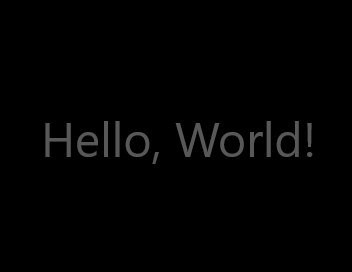
#> input picture input.png, 352 x 272 px
$ python main.py
#> lines starting #> are read from the running program, lines starting #| are printed output that depends on the picture
from PIL import Image
from config import cfg

img = Image.open(cfg["input_file_name"])
#> img is the input picture: PIL image 352x272 RGB; min 0, max 88, mean 2.4


def conv_rgba(image):
    return image.convert("RGBA")


def make_transparency(image, color, opacity):
#> called with color = (0, 0, 0), opacity = 0
    width = image.size[0]
#> width = 352
    height = image.size[1]
#> height = 272
    for x in range(0, width):
        for y in range(0, height):
            data = image.getpixel((x, y))
            if data[0] == color[0] and data[1] == color[1] and data[2] == color[2]:
                image.putpixel((x, y), (255, 255, 255, opacity))
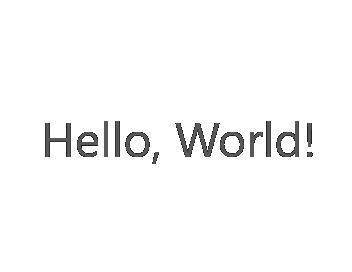
#> image: PIL image 352x272 RGBA; mean R, G, B, A 249.1, 249.1, 249.1, 8.3; transparent parts drawn white

    return image


img = make_transparency(conv_rgba(img), cfg["color"], cfg["opacity"])
img.save(cfg["output_file_name"])
if cfg["show_image"]:
    img.show()
